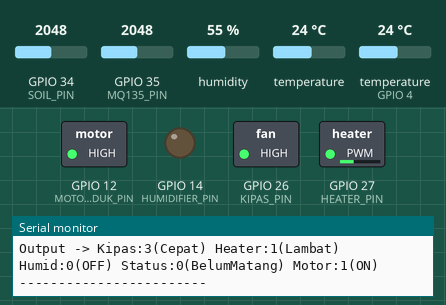
This sketch was run on a simulated ESP32. Parts: switched loads named in the sketch (green lamp = pin HIGH), output pins drawn as LEDs (lit = HIGH), the last lines printed to the serial monitor. The test bench sets the inputs (shaded band); at power-on: temperature 24 °C, GPIO 35 (MQ135_PIN) = 2048, GPIO 34 (SOIL_PIN) = 2048, humidity 55 %, temperature (sensor on GPIO 4) 24 °C.

Above: at 2.2 s.
2.3 s: temperature (sensor 0) set to 20.5 °C
7.1 s: temperature (sensor 0) set to 19.5 °C
At 10.1 s:
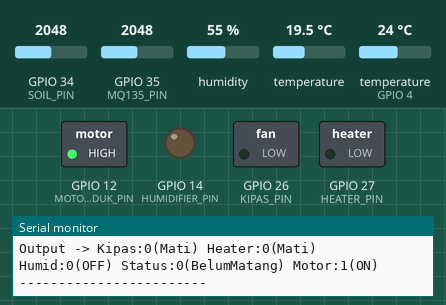
11.9 s: GPIO 35 (MQ135_PIN) set to 433
16.7 s: GPIO 35 (MQ135_PIN) set to 366
At 18.7 s:
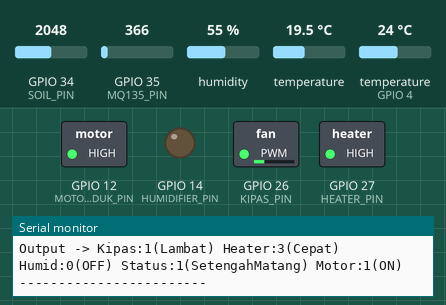
21.5 s: GPIO 34 (SOIL_PIN) set to 1729
26.3 s: GPIO 34 (SOIL_PIN) set to 1625
At 29.7 s:
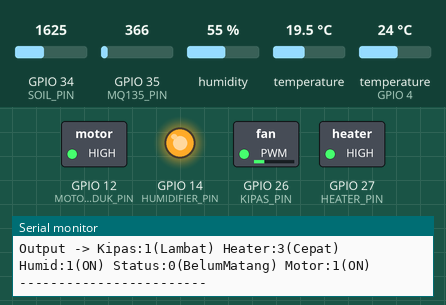
Timing chart, 0 to 31.2 s (numbered marks = the images above; inputs shaded):
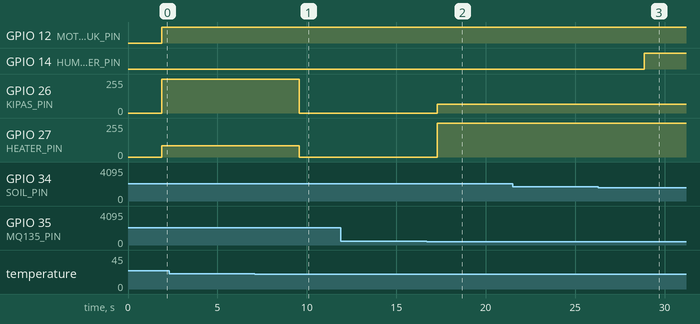

Measured:
- the behaviour switches between 20.1 and 20 °C on temperature (sensor 0) (found by bisection; images 0 and 1)
- the behaviour switches between 410 and 409 on GPIO 35 (MQ135_PIN) (found by bisection; images 1 and 2)
- the behaviour switches between 1679 and 1678 on GPIO 34 (SOIL_PIN) (found by bisection; images 2 and 3)
- after the input at 7.1 s, GPIO 26 (KIPAS_PIN): 255/255 → 0/255 after 2.5 s; GPIO 27 (HEATER_PIN): 85/255 → 0/255 after 2.5 s
- after the input at 16.7 s, GPIO 26 (KIPAS_PIN): 0/255 → 64/255 after 0.59 s; GPIO 27 (HEATER_PIN): 0/255 → 255/255 after 0.59 s
- after the input at 26.3 s, GPIO 14 (HUMIDIFIER_PIN): LOW → HIGH after 2.6 s

The sketch:

fuzzyv2.ino
```cpp
#include <Arduino.h>
#include <Wire.h>
#include <Adafruit_AHTX0.h>
#include <OneWire.h>
#include <DallasTemperature.h>

// ========================
//  PIN DEFINITIONS
// ========================
#define I2C_SDA           21
#define I2C_SCL           22
#define ONE_WIRE_BUS      4
#define SOIL_PIN          34
#define MQ135_PIN         35

#define KIPAS_PIN         26
#define HEATER_PIN        27
#define HUMIDIFIER_PIN    14
#define MOTOR_PENGADUK_PIN 12

// ========================
//  PWM PARAMETERS (ESP32 Core 3.x)
// ========================
#define PWM_FREQ          5000
#define PWM_RESOLUTION    8

// Nilai PWM untuk kecepatan kipas (0-255)
#define KIPAS_MATI       0
#define KIPAS_LAMBAT     64    // 25% duty cycle
#define KIPAS_SEDANG     128   // 50% duty cycle
#define KIPAS_CEPAT      255   // 100% duty cycle

// Nilai PWM untuk heater (0-255)
#define HEATER_MATI      0
#define HEATER_LAMBAT    85    // 33% duty cycle
#define HEATER_SEDANG    170   // 67% duty cycle
#define HEATER_CEPAT     255   // 100% duty cycle

// ========================
//  SENSOR OBJECTS
// ========================
Adafruit_AHTX0 aht;
OneWire oneWire(ONE_WIRE_BUS);
DallasTemperature ds18b20(&oneWire);

// ========================
//  FUZZY SET PARAMETERS (INPUT)
// ========================
const float SOIL_DRY[]    = {0, 0, 35, 45};
const float SOIL_NORMAL[] = {35, 50, 50, 65};
const float SOIL_WET[]    = {55, 65, 100, 100};

const float MQ_NORMAL[] = {0, 0, 5, 10};
const float MQ_SEDANG[] = {5, 15, 30, 40};
const float MQ_TINGGI[] = {35, 50, 100, 100};

const float TEMP_DINGIN[] = {0, 0, 20, 30};
const float TEMP_NORMAL[] = {20, 35, 35, 50};
const float TEMP_PANAS[]  = {40, 55, 100, 100};

const float AMB_DINGIN[] = {0, 0, 20, 30};
const float AMB_NORMAL[] = {20, 35, 35, 50};
const float AMB_PANAS[]  = {40, 55, 100, 100};

// ========================
//  MEMBERSHIP FUNCTIONS
// ========================
float trapezoid(float x, float a, float b, float c, float d) {
  if (x <= a || x >= d) return 0;
  if (x >= b && x <= c) return 1;
  if (x < b) return (x - a) / (b - a);
  return (d - x) / (d - c);
}

float mf_soilDry(float x)    { return trapezoid(x, SOIL_DRY[0], SOIL_DRY[1], SOIL_DRY[2], SOIL_DRY[3]); }
float mf_soilNormal(float x) { return trapezoid(x, SOIL_NORMAL[0], SOIL_NORMAL[1], SOIL_NORMAL[2], SOIL_NORMAL[3]); }
float mf_soilWet(float x)    { return trapezoid(x, SOIL_WET[0], SOIL_WET[1], SOIL_WET[2], SOIL_WET[3]); }

float mf_mqNormal(float x) { return trapezoid(x, MQ_NORMAL[0], MQ_NORMAL[1], MQ_NORMAL[2], MQ_NORMAL[3]); }
float mf_mqSedang(float x) { return trapezoid(x, MQ_SEDANG[0], MQ_SEDANG[1], MQ_SEDANG[2], MQ_SEDANG[3]); }
float mf_mqTinggi(float x) { return trapezoid(x, MQ_TINGGI[0], MQ_TINGGI[1], MQ_TINGGI[2], MQ_TINGGI[3]); }

float mf_tempDingin(float x) { return trapezoid(x, TEMP_DINGIN[0], TEMP_DINGIN[1], TEMP_DINGIN[2], TEMP_DINGIN[3]); }
float mf_tempNormal(float x) { return trapezoid(x, TEMP_NORMAL[0], TEMP_NORMAL[1], TEMP_NORMAL[2], TEMP_NORMAL[3]); }
float mf_tempPanas(float x)  { return trapezoid(x, TEMP_PANAS[0], TEMP_PANAS[1], TEMP_PANAS[2], TEMP_PANAS[3]); }

float mf_ambDingin(float x) { return trapezoid(x, AMB_DINGIN[0], AMB_DINGIN[1], AMB_DINGIN[2], AMB_DINGIN[3]); }
float mf_ambNormal(float x) { return trapezoid(x, AMB_NORMAL[0], AMB_NORMAL[1], AMB_NORMAL[2], AMB_NORMAL[3]); }
float mf_ambPanas(float x)  { return trapezoid(x, AMB_PANAS[0], AMB_PANAS[1], AMB_PANAS[2], AMB_PANAS[3]); }

// ========================
//  RULE STRUCTURE (27 Rules)
// Index: soil, mq, ds, aht, kipas, heater, humid, status
// kipas: 0=Mati, 1=Lambat, 2=Sedang, 3=Cepat
// heater: 0=Mati, 1=Lambat, 2=Sedang, 3=Cepat
// humid: 0=OFF, 1=ON
// status: 0=Belum, 1=Setengah, 2=Matang
// ========================
struct Rule {
  byte soil; byte mq; byte ds; byte aht;
  byte kipas; byte heater; byte humid; byte status;
};

const Rule rules[27] = {
  {0,0,0,0, 1,3,1,0},   // No.1: Lambat, Cepat, ON, Belum
  {0,0,0,1, 1,2,1,0},   // No.2: Lambat, Sedang, ON, Belum
  {0,0,0,2, 1,1,1,0},   // No.3: Lambat, Lambat, ON, Belum
  {0,1,0,1, 2,2,1,1},   // No.4: Sedang, Sedang, ON, Setengah
  {0,2,0,1, 3,1,1,0},   // No.5: Cepat, Lambat, ON, Belum
  {1,0,0,0, 1,3,0,1},   // No.6: Lambat, Cepat, OFF, Setengah
  {1,0,0,1, 1,2,0,1},   // No.7: Lambat, Sedang, OFF, Setengah
  {1,0,0,2, 1,1,0,2},   // No.8: Lambat, Lambat, OFF, Matang
  {1,1,0,1, 2,2,0,1},   // No.9: Sedang, Sedang, OFF, Setengah
  {1,2,0,1, 3,1,0,0},   // No.10: Cepat, Lambat, OFF, Belum
  {1,0,1,1, 1,1,0,1},   // No.11: Lambat, Lambat, OFF, Setengah
  {1,1,1,1, 2,1,0,1},   // No.12: Sedang, Lambat, OFF, Setengah
  {1,2,1,1, 3,1,0,0},   // No.13: Cepat, Lambat, OFF, Belum
  {1,0,1,2, 1,1,1,1},   // No.14: Lambat, Lambat, ON, Setengah
  {1,1,1,2, 2,1,1,1},   // No.15: Sedang, Lambat, ON, Setengah
  {1,2,2,1, 3,1,0,0},   // No.16: Cepat, Lambat, OFF, Belum
  {1,0,2,1, 3,1,1,0},   // No.17: Cepat, Lambat, ON, Belum
  {1,1,2,1, 3,1,0,0},   // No.18: Cepat, Lambat, OFF, Belum
  {2,0,1,1, 2,1,0,1},   // No.19: Sedang, Lambat, OFF, Setengah
  {2,1,1,1, 2,1,0,0},   // No.20: Sedang, Lambat, OFF, Belum
  {2,2,1,1, 3,1,0,0},   // No.21: Cepat, Lambat, OFF, Belum
  {2,0,2,1, 3,1,0,0},   // No.22: Cepat, Lambat, OFF, Belum
  {2,1,2,1, 3,1,0,0},   // No.23: Cepat, Lambat, OFF, Belum
  {2,2,2,1, 3,1,0,0},   // No.24: Cepat, Lambat, OFF, Belum
  {0,0,1,1, 1,1,1,1},   // No.25: Lambat, Lambat, ON, Setengah
  {1,0,0,0, 1,3,0,2},   // No.26: Lambat, Cepat, OFF, Matang
  {1,0,0,1, 1,2,0,2}    // No.27: Lambat, Sedang, OFF, Matang
};

// ========================
//  GLOBAL VARIABLES
// ========================
float soilVal, mqVal, dsTemp, ahtTemp;
int kipasOutput, heaterOutput, humidOutput, statusOutput;
int motorOutput;

// Firing strengths per output
float kipasStr[4] = {0,0,0,0};  // [0]=Mati, 1=Lambat, 2=Sedang, 3=Cepat
float heaterStr[4] = {0,0,0,0}; // [0]=Mati, 1=Lambat, 2=Sedang, 3=Cepat
float humidStr[2] = {0,0};      // [0]=OFF, 1=ON
float statusStr[3] = {0,0,0};   // [0]=Belum, 1=Setengah, 2=Matang

// ========================
//  FUZZIFICATION
// ========================
void getSoilDegrees(float val, float deg[3]) {
  deg[0] = mf_soilDry(val); deg[1] = mf_soilNormal(val); deg[2] = mf_soilWet(val);
}
void getMQDegrees(float val, float deg[3]) {
  deg[0] = mf_mqNormal(val); deg[1] = mf_mqSedang(val); deg[2] = mf_mqTinggi(val);
}
void getDSDegrees(float val, float deg[3]) {
  deg[0] = mf_tempDingin(val); deg[1] = mf_tempNormal(val); deg[2] = mf_tempPanas(val);
}
void getAHTDegrees(float val, float deg[3]) {
  deg[0] = mf_ambDingin(val); deg[1] = mf_ambNormal(val); deg[2] = mf_ambPanas(val);
}

// ========================
//  RULE EVALUATION
// ========================
void evaluateRules() {
  memset(kipasStr, 0, sizeof(kipasStr));
  memset(heaterStr, 0, sizeof(heaterStr));
  memset(humidStr, 0, sizeof(humidStr));
  memset(statusStr, 0, sizeof(statusStr));

  float soilDeg[3], mqDeg[3], dsDeg[3], ahtDeg[3];
  getSoilDegrees(soilVal, soilDeg);
  getMQDegrees(mqVal, mqDeg);
  getDSDegrees(dsTemp, dsDeg);
  getAHTDegrees(ahtTemp, ahtDeg);

  for (int i = 0; i < 27; i++) {
    const Rule& r = rules[i];
    float fire = min(min(soilDeg[r.soil], mqDeg[r.mq]), min(dsDeg[r.ds], ahtDeg[r.aht]));
    if (fire <= 0.001) continue;
    kipasStr[r.kipas] = max(kipasStr[r.kipas], fire);
    heaterStr[r.heater] = max(heaterStr[r.heater], fire);
    humidStr[r.humid] = max(humidStr[r.humid], fire);
    statusStr[r.status] = max(statusStr[r.status], fire);
  }
}

// ========================
//  DEFUZZIFICATION (Maximum Membership / Center of Maximum)
// ========================
int defuzzifyToIndex(float strengths[], int numOutputs) {
  float maxStrength = 0;
  int maxIndex = 0;
  for (int i = 0; i < numOutputs; i++) {
    if (strengths[i] > maxStrength) {
      maxStrength = strengths[i];
      maxIndex = i;
    }
  }
  return maxIndex;
}

// ========================
//  SENSOR READING
// ========================
void readSensors() {
  sensors_event_t humidity, temp;
  if (aht.getEvent(&humidity, &temp)) {
    ahtTemp = constrain(temp.temperature, 0, 100);
  } else {
    ahtTemp = 25;
  }

  ds18b20.requestTemperatures();
  dsTemp = ds18b20.getTempCByIndex(0);
  if (dsTemp == DEVICE_DISCONNECTED_C) dsTemp = 30;
  dsTemp = constrain(dsTemp, 0, 100);

  int soilRaw = analogRead(SOIL_PIN);
  soilVal = constrain(map(soilRaw, 0, 4095, 0, 100), 0, 100);

  int mqRaw = analogRead(MQ135_PIN);
  mqVal = constrain(map(mqRaw, 0, 4095, 0, 100), 0, 100);

  Serial.print("Sensors -> Soil:"); Serial.print(soilVal);
  Serial.print("% MQ:"); Serial.print(mqVal);
  Serial.print(" DS:"); Serial.print(dsTemp);
  Serial.print("°C AHT:"); Serial.println(ahtTemp);
}

// ========================
//  ACTUATOR CONTROL
// ========================
void controlActuators() {
  // Mapping output ke nilai PWM
  int kipasPWM;
  switch(kipasOutput) {
    case 0: kipasPWM = KIPAS_MATI; break;
    case 1: kipasPWM = KIPAS_LAMBAT; break;
    case 2: kipasPWM = KIPAS_SEDANG; break;
    case 3: kipasPWM = KIPAS_CEPAT; break;
    default: kipasPWM = KIPAS_MATI; break;
  }

  int heaterPWM;
  switch(heaterOutput) {
    case 0: heaterPWM = HEATER_MATI; break;
    case 1: heaterPWM = HEATER_LAMBAT; break;
    case 2: heaterPWM = HEATER_SEDANG; break;
    case 3: heaterPWM = HEATER_CEPAT; break;
    default: heaterPWM = HEATER_MATI; break;
  }

  // Setup PWM (cukup sekali)
  static bool pwmInitialized = false;
  if (!pwmInitialized) {
    ledcAttach(KIPAS_PIN, PWM_FREQ, PWM_RESOLUTION);
    ledcAttach(HEATER_PIN, PWM_FREQ, PWM_RESOLUTION);
    pwmInitialized = true;
  }

  ledcWrite(KIPAS_PIN, kipasPWM);
  ledcWrite(HEATER_PIN, heaterPWM);

  // Humidifier
  digitalWrite(HUMIDIFIER_PIN, (humidOutput == 1) ? HIGH : LOW);

  // Motor Pengaduk: ON jika status < 2 (Belum atau Setengah Matang)
  motorOutput = (statusOutput < 2) ? 1 : 0;
  digitalWrite(MOTOR_PENGADUK_PIN, motorOutput ? HIGH : LOW);

  // Print output dalam bentuk angka
  Serial.print("Output -> Kipas:");
  switch(kipasOutput) {
    case 0: Serial.print("0(Mati)"); break;
    case 1: Serial.print("1(Lambat)"); break;
    case 2: Serial.print("2(Sedang)"); break;
    case 3: Serial.print("3(Cepat)"); break;
  }

  Serial.print(" Heater:");
  switch(heaterOutput) {
    case 0: Serial.print("0(Mati)"); break;
    case 1: Serial.print("1(Lambat)"); break;
    case 2: Serial.print("2(Sedang)"); break;
    case 3: Serial.print("3(Cepat)"); break;
  }

  Serial.print(" Humid:");
  Serial.print(humidOutput);
  Serial.print("("); Serial.print(humidOutput == 1 ? "ON" : "OFF"); Serial.print(")");

  Serial.print(" Status:");
  switch(statusOutput) {
    case 0: Serial.print("0(BelumMatang)"); break;
    case 1: Serial.print("1(SetengahMatang)"); break;
    case 2: Serial.print("2(Matang)"); break;
  }

  Serial.print(" Motor:");
  Serial.print(motorOutput);
  Serial.print("("); Serial.print(motorOutput == 1 ? "ON" : "OFF"); Serial.println(")");
  Serial.println("------------------------");
}

// ========================
//  SETUP
// ========================
void setup() {
  Serial.begin(115200);
  delay(1000);
  Serial.println("\n=== Fuzzy Composter System Started ===");
  Serial.println("Output Format: Kipas(0=Mati,1=Lambat,2=Sedang,3=Cepat)");
  Serial.println("              Heater(0=Mati,1=Lambat,2=Sedang,3=Cepat)");
  Serial.println("              Humid(0=OFF,1=ON)");
  Serial.println("              Status(0=Belum,1=Setengah,2=Matang)");
  Serial.println("              Motor(0=OFF,1=ON)\n");

  Wire.begin(I2C_SDA, I2C_SCL);
  if (!aht.begin()) {
    Serial.println("ERROR: AHT10 tidak terdeteksi!");
  } else {
    Serial.println("OK: AHT10 detected.");
  }

  ds18b20.begin();
  Serial.println("OK: DS18B20 initialized.");

  pinMode(HUMIDIFIER_PIN, OUTPUT);
  pinMode(MOTOR_PENGADUK_PIN, OUTPUT);

  digitalWrite(HUMIDIFIER_PIN, LOW);
  digitalWrite(MOTOR_PENGADUK_PIN, LOW);

  Serial.println("Setup complete. Starting main loop...\n");
}

// ========================
//  MAIN LOOP
// ========================
void loop() {
  readSensors();
  evaluateRules();

  // Defuzzifikasi menggunakan metode Maximum Membership
  kipasOutput = defuzzifyToIndex(kipasStr, 4);
  heaterOutput = defuzzifyToIndex(heaterStr, 4);
  humidOutput = defuzzifyToIndex(humidStr, 2);
  statusOutput = defuzzifyToIndex(statusStr, 3);

  controlActuators();

  delay(3000);
}
```
